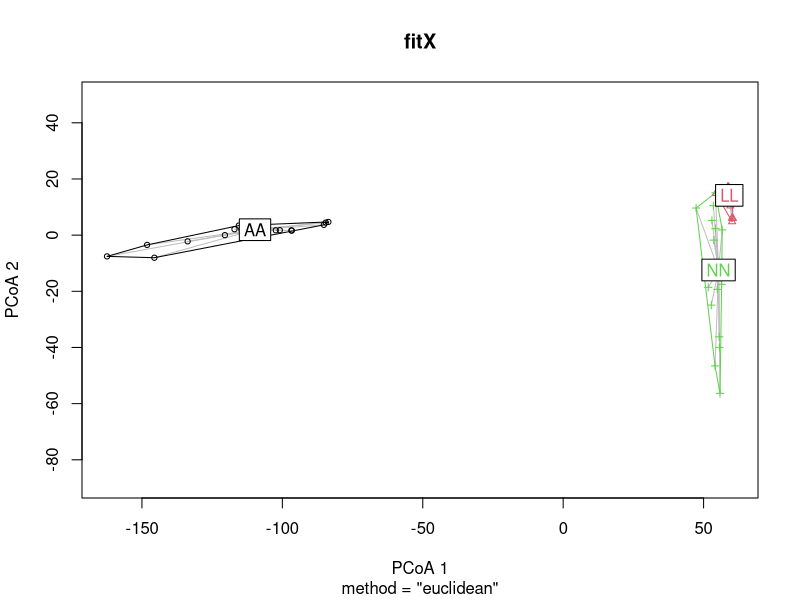
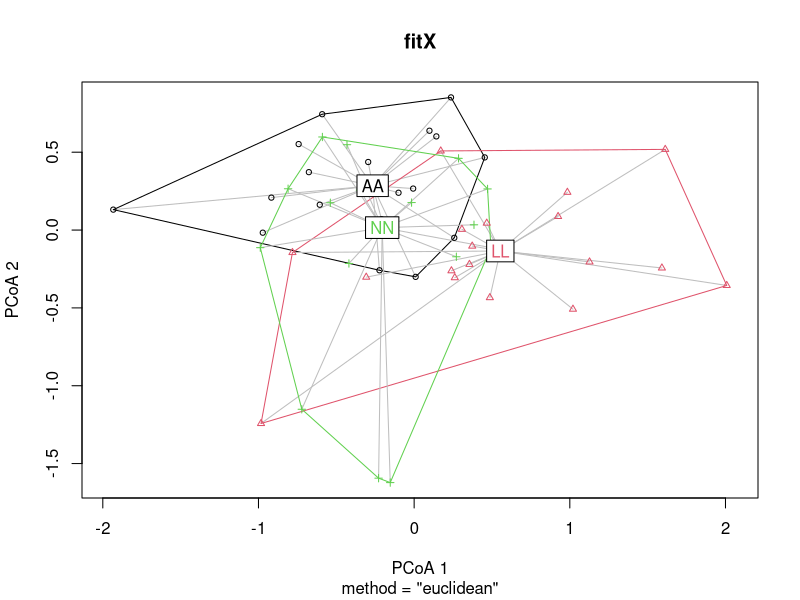
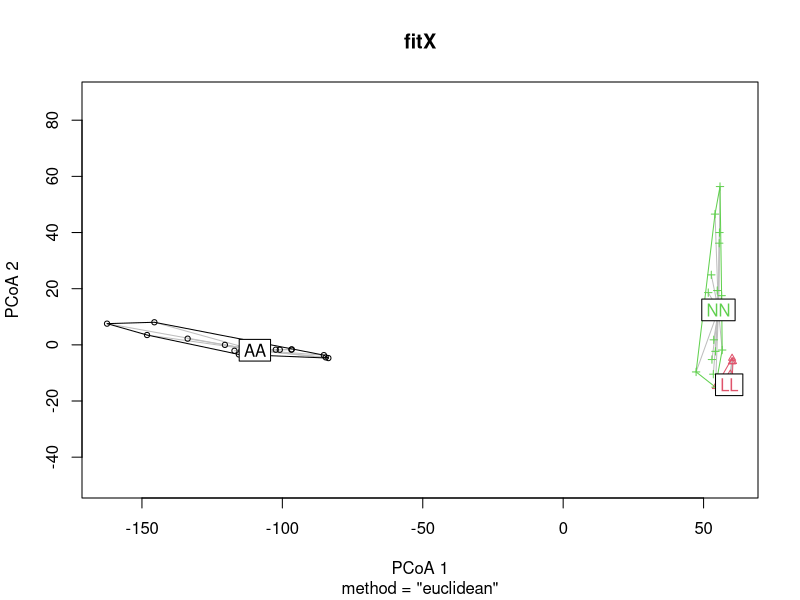
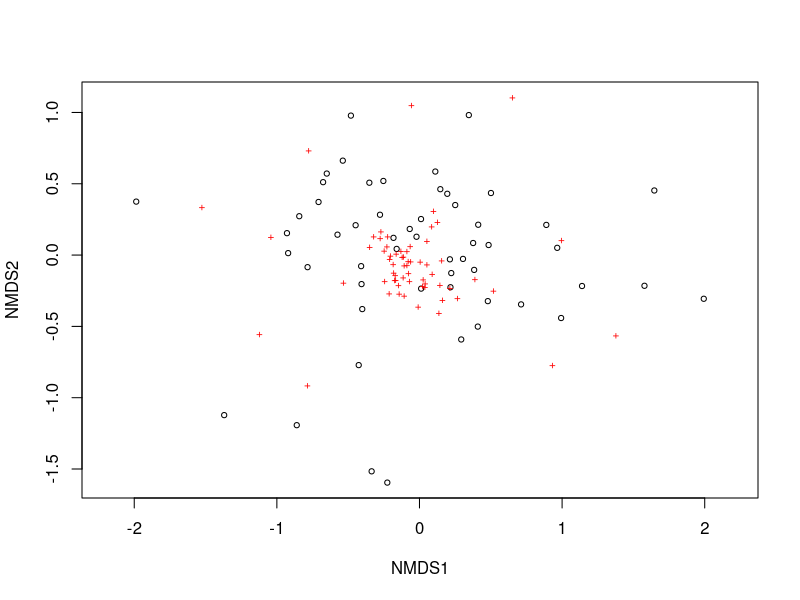
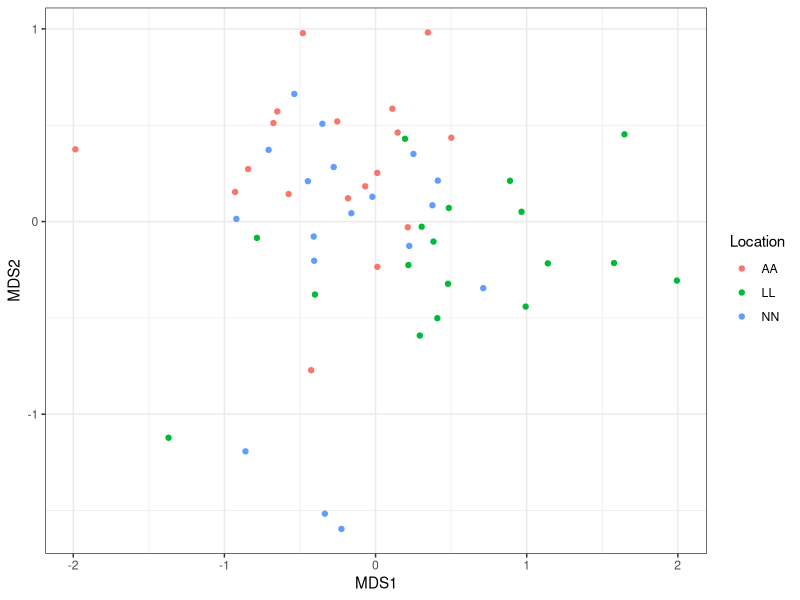

Reproduce these figures in R, in order.
# Distance based test

library(vegan)

# load data
Fish = read.csv("Otolith_data_mmol_mol_Ca_and_shape.csv", header =T)

str(Fish)
# Convert fish to integers if needed # not sure if needed
#for(n in names(Fish)[1:38]){
#  Fish[[n]]<-as.integer(Fish[[n]])}


# Separate out the columns into important bits
Location = as.factor(Fish[,2])
Fish_community = dist(Fish[,c(3:14)]) #Select elements only
#Flow = Fish[,3]

fitX <- betadisper(Fish_community, Location)
summary(fitX)
fitX
anova(fitX) ### There are significant differences in variance between these groups for element data
plot(fitX) ## Visualise differences (AA is very different)

### Now do shape data

# Separate out the columns into important bits
Location = as.factor(Fish[,2])
Fish_community = dist(Fish[,c(15:77)]) #Select elements only
#Flow = Fish[,3]

fitX <- betadisper(Fish_community, Location)
summary(fitX)
fitX
anova(fitX) ### NO significant differences in variance between these groups for shape data
plot(fitX) ## Visualise differences (Lots of overlap)


### Now do combined element and shape data

# Separate out the columns into important bits
Location = as.factor(Fish[,2])
Fish_community = dist(Fish[,c(3:77)]) #Select elements only
#Flow = Fish[,3]

fitX <- betadisper(Fish_community, Location)
summary(fitX)
fitX
anova(fitX) ### significant differences in variance between these groups for shape data
plot(fitX) ## Visualise differences (AA is very different), similar to just elements


### NMDS test (using chemical data)

Fish_community = Fish[,c(15:77)]

example_NMDS=metaMDS(Fish_community,k=2,trymax=100, distance = "euclidean")
plot(example_NMDS)



MDS_xy <- data.frame(example_NMDS$points)
MDS_xy$Location <- Location

library(ggplot2)
ggplot(MDS_xy, aes(MDS1, MDS2, color = Location)) + geom_point() + theme_bw()
# gave similar pattern but differences in dispersal are very evident
